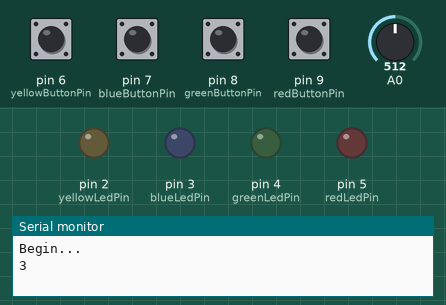
This sketch was run on a simulated Arduino Uno, built with avr-gcc and run on an emulated ATmega328P. On the bench: output pins drawn as LEDs (lit = HIGH), the last lines printed to the serial monitor. Dashed ring = blinking. Inputs (shaded band) come from the test bench; at power-on: pin 6 (yellowButtonPin), pin 7 (blueButtonPin), pin 8 (greenButtonPin), pin 9 (redButtonPin) HIGH, A0 = 512. Random numbers use the default seed unless the sketch sets one.

Above: at 1.4 s.
1.5 s: pin 6 (yellowButtonPin) pulled LOW for 0.15 s
At 1.65 s:
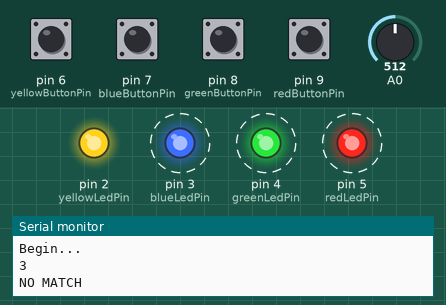
4.6 s: pin 7 (blueButtonPin) pulled LOW for 1 s
At 8.42 s:
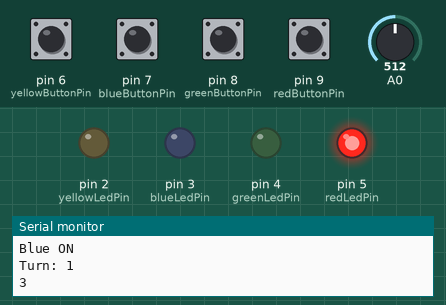
10.6 s: pin 8 (greenButtonPin) pulled LOW for 0.15 s
At 10.77 s:
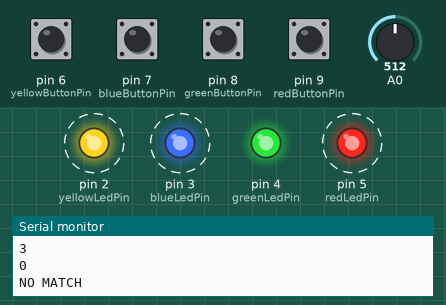
13.7 s: pin 6 (yellowButtonPin) pulled LOW for 1 s
At 17.53 s:
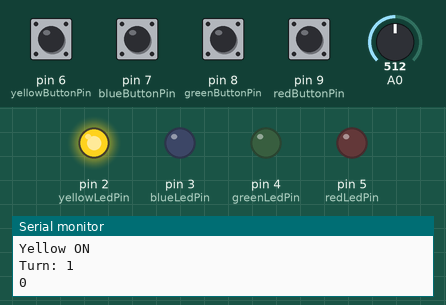
Timing chart, 0 to 19.4 s (numbered marks = the images above; inputs shaded):
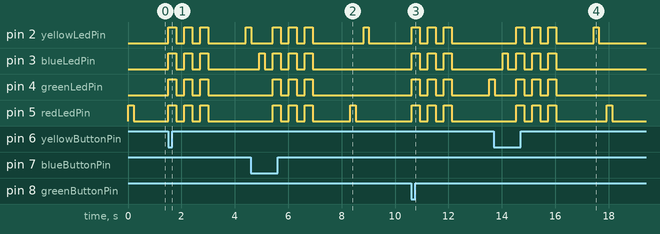

The sketch:

Simon_V1.1.ino
```cpp
/***************************************************************************
Simon v1.1
Author: Geoffrey Leatham
Contact: geoff@gleatham.com
Implementation of the 1978 Simon game from Milton Bradley (Hasbro)

Color key: Yellow == 0, Blue == 1, Green == 2, Red == 3
***************************************************************************/

// LED pin numbers
const int yellowLedPin = 2;
const int blueLedPin = 3;
const int greenLedPin = 4;
const int redLedPin = 5;

// Button pin numbers
const int yellowButtonPin = 6;
const int blueButtonPin = 7;
const int greenButtonPin = 8;
const int redButtonPin = 9;
const int startPin = 10;

// logic and storage vars
int userInput[99];
int randomPattern[99];
int turnCounter = 0;

//Button state variables
int buttonPushCounter = 0;
int yellowButtonState = 0;
int yellowLastButtonState = 0;
int blueButtonState = 0;
int blueLastButtonState = 0;
int greenButtonState = 0;
int greenLastButtonState = 0;
int redButtonState = 0;
int redLastButtonState = 0;

void setup() {
  // set output pins
  pinMode(yellowLedPin, OUTPUT);
  pinMode(blueLedPin, OUTPUT);
  pinMode(greenLedPin, OUTPUT);
  pinMode(redLedPin, OUTPUT);

  // set input pins
  pinMode(yellowButtonPin, INPUT_PULLUP);
  pinMode(blueButtonPin, INPUT_PULLUP);
  pinMode(greenButtonPin, INPUT_PULLUP);
  pinMode(redButtonPin, INPUT_PULLUP);

  // debugging
  Serial.begin(9600);

  // fill random array with numbers
  generatePattern(); //Copy function over from 1.0

  turnCounter = 0;
  Serial.println("Begin...");
}

void generatePattern() {
  randomSeed(analogRead(A0)); //should make the numbers more "random"

  int n = 99;
  int i = 0;
  int upper = 4;
  int lower = 0;

  for(i = 0; i < n; i++) {
    randomPattern[i] = (rand() % (upper - lower)) + lower;
  }
}

void displayPattern(){
  for (int i = 0; i <= turnCounter; i++) {
    Serial.println(randomPattern[i]);
    if (randomPattern[i] == 0) {
      digitalWrite(yellowLedPin, HIGH);
      delay(200);
      digitalWrite(yellowLedPin, LOW);
      delay(300);
    }
    if (randomPattern[i] == 1) {
      digitalWrite(blueLedPin, HIGH);
      delay(200);
      digitalWrite(blueLedPin, LOW);
      delay(300);
    }
    if (randomPattern[i] == 2) {
      digitalWrite(greenLedPin, HIGH);
      delay(200);
      digitalWrite(greenLedPin, LOW);
      delay(300);
    }
    if (randomPattern[i] == 3) {
      digitalWrite(redLedPin, HIGH);
      delay(200);
      digitalWrite(redLedPin, LOW);
      delay(300);
    }
  }
}

void getInput() {
  int numInputs = 0;

  while(numInputs <= turnCounter) {
    //Read button state
    yellowButtonState = digitalRead(yellowButtonPin);
    blueButtonState = digitalRead(blueButtonPin);
    greenButtonState = digitalRead(greenButtonPin);
    redButtonState = digitalRead(redButtonPin);

    //yellow if
    if(yellowButtonState != yellowLastButtonState) {
      if(yellowButtonState == LOW) {
        userInput[numInputs] = 0;
        checkInput(numInputs);
        Serial.println("Yellow ON");
        delay(50);
        numInputs++;
      }
    }

    //blue if
    if(blueButtonState != blueLastButtonState){
      if(blueButtonState == LOW) {
        userInput[numInputs] = 1;
        checkInput(numInputs);
        Serial.println("Blue ON");
        delay(50);
        numInputs++;
      }
    }

    //green if
    if(greenButtonState != greenLastButtonState){
      if(greenButtonState == LOW) {
        userInput[numInputs] = 2;
        checkInput(numInputs);
        Serial.println("Green ON");
        delay(50);
        numInputs++;
      }
    }

    //red if
    if(redButtonState != redLastButtonState){
      if(redButtonState == LOW) {
        userInput[numInputs] = 3;
        checkInput(numInputs);
        Serial.println("Red ON");
        delay(50);
        numInputs++;
      }
    }

    //button state change
    yellowLastButtonState = yellowButtonState;
    blueLastButtonState = blueButtonState;
    greenLastButtonState = greenButtonState;
    redLastButtonState = redButtonState;
    delay(50);
  }
}

void checkInput(int number) {
  if (userInput[number] == randomPattern[number]){
    Serial.println("MATCH");
    return;
  }
  else{
    Serial.println("NO MATCH");
    for(int i = 0; i < 3; i++) {
      digitalWrite(yellowLedPin, HIGH);
      digitalWrite(blueLedPin, HIGH);
      digitalWrite(greenLedPin, HIGH);
      digitalWrite(redLedPin, HIGH);
      delay(300);
      digitalWrite(yellowLedPin, LOW);
      digitalWrite(blueLedPin, LOW);
      digitalWrite(greenLedPin, LOW);
      digitalWrite(redLedPin, LOW);
      delay(300);
    }
    delay(1000);
    setup();
  }
}

void loop() {
  // put your main code here, to run repeatedly:
  displayPattern();
  getInput();
  turnCounter++;
  Serial.print("Turn: ");
  Serial.println(turnCounter);
}
```

Measured:
- after the input at 1.5 s, pin 2 (yellowLedPin): LOW → HIGH at once, then repeats every 0.60 s: LOW 0.30 s, HIGH 0.30 s; pin 3 (blueLedPin), pin 4 (greenLedPin), pin 5 (redLedPin): alternates HIGH for 0.30 s and LOW for 0.30 s, 6 changes in all, then stays LOW, starting at once
- after the input at 4.6 s, pin 4 (greenLedPin): alternates HIGH for 0.30 s and LOW for 0.30 s, 6 changes in all, then stays LOW, starting after 0.82 s; pin 5 (redLedPin): LOW → HIGH after 0.82 s, → LOW 0.30 s later, → HIGH 0.30 s later, → LOW 0.30 s later, … (8 changes in this stretch)
- after the input at 10.6 s, pin 2 (yellowLedPin), pin 3 (blueLedPin), pin 5 (redLedPin): alternates HIGH for 0.30 s and LOW for 0.30 s, 6 changes in all, then stays LOW, starting at once; pin 4 (greenLedPin): LOW → HIGH at once, then repeats every 0.60 s: LOW 0.30 s, HIGH 0.30 s
- after the input at 13.7 s, pin 2 (yellowLedPin): LOW → HIGH after 0.83 s, → LOW 0.30 s later, → HIGH 0.30 s later, → LOW 0.30 s later, … (8 changes in this stretch); pin 5 (redLedPin): LOW → HIGH after 0.83 s, → LOW 0.30 s later, → HIGH 0.30 s later, → LOW 0.30 s later, … (8 changes in this stretch)
